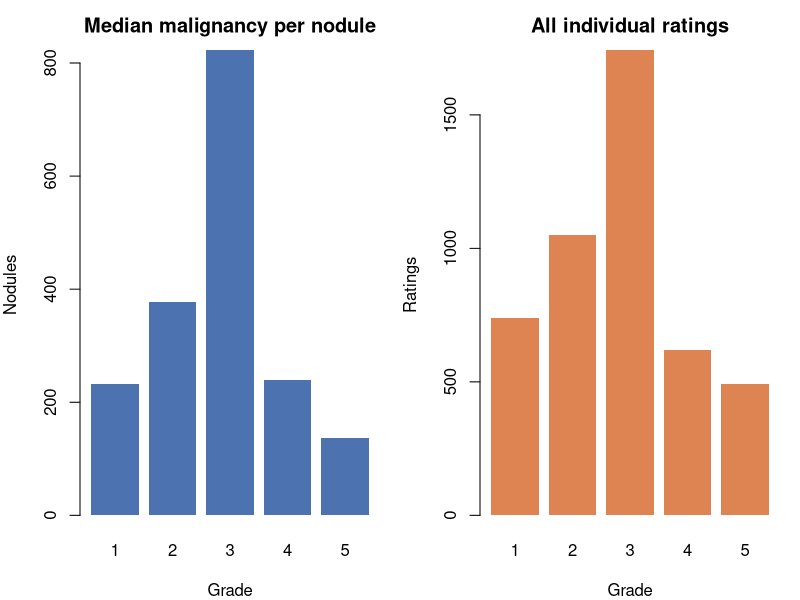

Write the R code that produced this figure.
# Run from the repository root:
#   Rscript codes/plots/eda/mal-distribution.R

nod <- read.csv("data/processed/nodules_train.csv", stringsAsFactors = FALSE)

BLUE <- "#4c72b0"; ORANGE <- "#dd8452"
GRADES <- c("1", "2", "3", "4", "5")

med_tab <- table(factor(nod$mal_median, levels = 1:5))
all_tab <- table(factor(unlist(nod[paste0("R", 1:4)]), levels = 1:5))

pdf("codes/plots/eda/mal-distribution.pdf", width = 9, height = 3.8)
par(mfrow = c(1, 2), mar = c(4, 4, 2.5, 1))
barplot(med_tab, col = BLUE, border = NA, names.arg = GRADES,
        main = "Median malignancy per nodule", xlab = "Grade", ylab = "Nodules")
barplot(all_tab, col = ORANGE, border = NA, names.arg = GRADES,
        main = "All individual ratings", xlab = "Grade", ylab = "Ratings")
invisible(dev.off())
